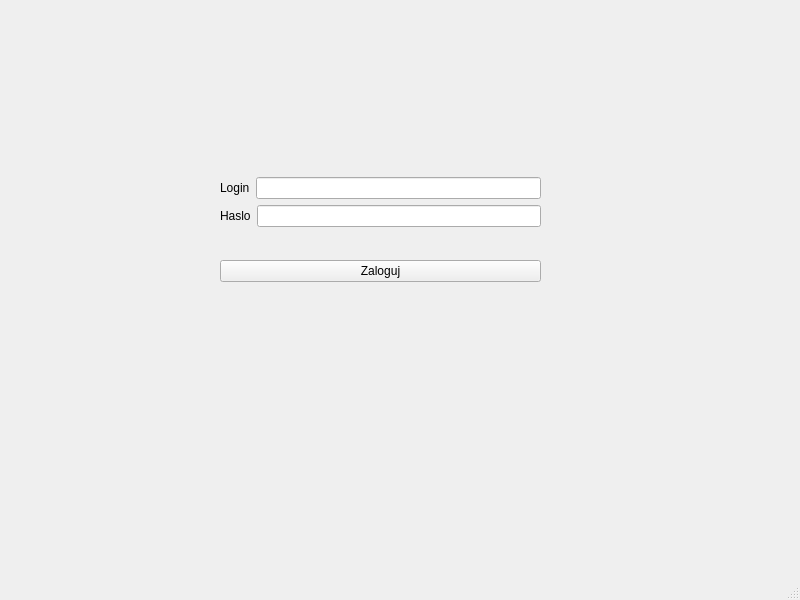
<?xml version="1.0" encoding="UTF-8"?>
<ui version="4.0">
 <class>MainWindow</class>
 <widget class="QMainWindow" name="MainWindow">
  <property name="geometry">
   <rect>
    <x>0</x>
    <y>0</y>
    <width>800</width>
    <height>600</height>
   </rect>
  </property>
  <property name="windowTitle">
   <string>MainWindow</string>
  </property>
  <widget class="QWidget" name="centralwidget">
   <widget class="QStackedWidget" name="stackedWidget">
    <property name="geometry">
     <rect>
      <x>0</x>
      <y>0</y>
      <width>800</width>
      <height>600</height>
     </rect>
    </property>
    <widget class="QWidget" name="Logowanie">
     <widget class="QWidget" name="layoutWidget">
      <property name="geometry">
       <rect>
        <x>220</x>
        <y>150</y>
        <width>321</width>
        <height>161</height>
       </rect>
      </property>
      <layout class="QVBoxLayout" name="verticalLayout_2">
       <item>
        <layout class="QVBoxLayout" name="verticalLayout">
         <item>
          <layout class="QHBoxLayout" name="horizontalLayout">
           <item>
            <widget class="QLabel" name="label">
             <property name="text">
              <string>Login</string>
             </property>
            </widget>
           </item>
           <item>
            <widget class="QLineEdit" name="lineEdit_Login"/>
           </item>
          </layout>
         </item>
         <item>
          <layout class="QHBoxLayout" name="horizontalLayout_2">
           <item>
            <widget class="QLabel" name="label_2">
             <property name="text">
              <string>Haslo</string>
             </property>
            </widget>
           </item>
           <item>
            <widget class="QLineEdit" name="lineEdit_Haslo">
             <property name="echoMode">
              <enum>QLineEdit::Password</enum>
             </property>
            </widget>
           </item>
          </layout>
         </item>
        </layout>
       </item>
       <item>
        <widget class="QPushButton" name="pushButtonZaloguj">
         <property name="text">
          <string>Zaloguj</string>
         </property>
        </widget>
       </item>
      </layout>
     </widget>
    </widget>
    <widget class="QWidget" name="PoZalogowaniu">
     <widget class="QWidget" name="layoutWidget">
      <property name="geometry">
       <rect>
        <x>270</x>
        <y>100</y>
        <width>251</width>
        <height>261</height>
       </rect>
      </property>
      <layout class="QVBoxLayout" name="verticalLayout_3">
       <item>
        <widget class="QPushButton" name="pushButton_PoZalAktuDostaw">
         <property name="text">
          <string>Aktualizacja dostawcow</string>
         </property>
        </widget>
       </item>
       <item>
        <widget class="QPushButton" name="pushButton_PoZalAktuOferty">
         <property name="text">
          <string>Aktualizacja oferty</string>
         </property>
        </widget>
       </item>
       <item>
        <widget class="QPushButton" name="pushButton_PoZalAktuStatDost">
         <property name="text">
          <string>Aktualizacja statusu dostawy</string>
         </property>
        </widget>
       </item>
       <item>
        <widget class="QPushButton" name="pushButton_PoZalRap1">
         <property name="text">
          <string>Raport1</string>
         </property>
        </widget>
       </item>
       <item>
        <widget class="QPushButton" name="pushButton_PoZalRap2">
         <property name="text">
          <string>Raport2</string>
         </property>
        </widget>
       </item>
       <item>
        <widget class="QPushButton" name="pushButton_PoZalWroc">
         <property name="text">
          <string>Wroc</string>
         </property>
        </widget>
       </item>
      </layout>
     </widget>
    </widget>
    <widget class="QWidget" name="AktStatus">
     <widget class="QTableView" name="tableViewAktStatus">
      <property name="geometry">
       <rect>
        <x>0</x>
        <y>0</y>
        <width>800</width>
        <height>441</height>
       </rect>
      </property>
     </widget>
     <widget class="QWidget" name="">
      <property name="geometry">
       <rect>
        <x>200</x>
        <y>470</y>
        <width>368</width>
        <height>69</height>
       </rect>
      </property>
      <layout class="QHBoxLayout" name="horizontalLayout_5">
       <item>
        <layout class="QVBoxLayout" name="verticalLayout_4">
         <item>
          <layout class="QHBoxLayout" name="horizontalLayout_4">
           <item>
            <widget class="QLabel" name="label_3">
             <property name="text">
              <string>Id dostawy</string>
             </property>
            </widget>
           </item>
           <item>
            <widget class="QLineEdit" name="lineEdit_AktStatusId"/>
           </item>
          </layout>
         </item>
         <item>
          <layout class="QHBoxLayout" name="horizontalLayout_3">
           <item>
            <widget class="QLabel" name="label_4">
             <property name="text">
              <string>Status dostawy</string>
             </property>
            </widget>
           </item>
           <item>
            <widget class="QLineEdit" name="lineEdit_AktStatusStatus"/>
           </item>
          </layout>
         </item>
        </layout>
       </item>
       <item>
        <layout class="QVBoxLayout" name="verticalLayout_5">
         <item>
          <widget class="QPushButton" name="pushButton_AktStatusAktu">
           <property name="text">
            <string>Aktualizuj</string>
           </property>
          </widget>
         </item>
         <item>
          <widget class="QPushButton" name="pushButton_AktStatusWroc">
           <property name="text">
            <string>Wroc</string>
           </property>
          </widget>
         </item>
        </layout>
       </item>
      </layout>
     </widget>
    </widget>
    <widget class="QWidget" name="AktDost">
     <widget class="QTableView" name="tableView_AktDost">
      <property name="geometry">
       <rect>
        <x>0</x>
        <y>0</y>
        <width>800</width>
        <height>361</height>
       </rect>
      </property>
     </widget>
     <widget class="QWidget" name="">
      <property name="geometry">
       <rect>
        <x>130</x>
        <y>370</y>
        <width>531</width>
        <height>181</height>
       </rect>
      </property>
      <layout class="QVBoxLayout" name="verticalLayout_10">
       <item>
        <layout class="QHBoxLayout" name="horizontalLayout_8">
         <item>
          <layout class="QHBoxLayout" name="horizontalLayout_6">
           <item>
            <layout class="QVBoxLayout" name="verticalLayout_8">
             <item>
              <widget class="QLabel" name="label_5">
               <property name="text">
                <string>Id</string>
               </property>
              </widget>
             </item>
             <item>
              <widget class="QLabel" name="label_6">
               <property name="text">
                <string>Nazwa</string>
               </property>
              </widget>
             </item>
             <item>
              <widget class="QLabel" name="label_7">
               <property name="text">
                <string>Email</string>
               </property>
              </widget>
             </item>
            </layout>
           </item>
           <item>
            <layout class="QVBoxLayout" name="verticalLayout_6">
             <item>
              <widget class="QLineEdit" name="lineEdit_AktDosId"/>
             </item>
             <item>
              <widget class="QLineEdit" name="lineEdit_AktDostNazwa"/>
             </item>
             <item>
              <widget class="QLineEdit" name="lineEdit_AktDostEmail"/>
             </item>
            </layout>
           </item>
          </layout>
         </item>
         <item>
          <layout class="QHBoxLayout" name="horizontalLayout_7">
           <item>
            <layout class="QVBoxLayout" name="verticalLayout_9">
             <item>
              <widget class="QLabel" name="label_8">
               <property name="text">
                <string>Miasto</string>
               </property>
              </widget>
             </item>
             <item>
              <widget class="QLabel" name="label_9">
               <property name="text">
                <string>Ulica</string>
               </property>
              </widget>
             </item>
             <item>
              <widget class="QLabel" name="label_10">
               <property name="text">
                <string>Nr ulicy</string>
               </property>
              </widget>
             </item>
            </layout>
           </item>
           <item>
            <layout class="QVBoxLayout" name="verticalLayout_7">
             <item>
              <widget class="QLineEdit" name="lineEdit_AktDostMiasto"/>
             </item>
             <item>
              <widget class="QLineEdit" name="lineEdit_AktDostUlica"/>
             </item>
             <item>
              <widget class="QLineEdit" name="lineEdit_AktDostNrUlicy"/>
             </item>
            </layout>
           </item>
          </layout>
         </item>
        </layout>
       </item>
       <item>
        <layout class="QHBoxLayout" name="horizontalLayout_9">
         <item>
          <widget class="QPushButton" name="pushButton_AktDostDod">
           <property name="text">
            <string>Dodaj</string>
           </property>
          </widget>
         </item>
         <item>
          <widget class="QPushButton" name="pushButton_AktDostAktua">
           <property name="text">
            <string>Aktualizuj</string>
           </property>
          </widget>
         </item>
         <item>
          <widget class="QPushButton" name="pushButton_AktDostUsun">
           <property name="text">
            <string>Usun</string>
           </property>
          </widget>
         </item>
         <item>
          <widget class="QPushButton" name="pushButton_AktDostWroc">
           <property name="text">
            <string>Wroc</string>
           </property>
          </widget>
         </item>
        </layout>
       </item>
      </layout>
     </widget>
    </widget>
    <widget class="QWidget" name="AktOfert">
     <widget class="QTableView" name="tableView_AktOfert">
      <property name="geometry">
       <rect>
        <x>0</x>
        <y>1</y>
        <width>800</width>
        <height>351</height>
       </rect>
      </property>
     </widget>
     <widget class="QWidget" name="">
      <property name="geometry">
       <rect>
        <x>140</x>
        <y>360</y>
        <width>531</width>
        <height>191</height>
       </rect>
      </property>
      <layout class="QVBoxLayout" name="verticalLayout_15">
       <item>
        <layout class="QHBoxLayout" name="horizontalLayout_12">
         <item>
          <layout class="QHBoxLayout" name="horizontalLayout_11">
           <item>
            <layout class="QVBoxLayout" name="verticalLayout_11">
             <item>
              <widget class="QLabel" name="label_11">
               <property name="text">
                <string>Kod Oferty</string>
               </property>
              </widget>
             </item>
             <item>
              <widget class="QLabel" name="label_12">
               <property name="text">
                <string>Cena za jednostke</string>
               </property>
              </widget>
             </item>
             <item>
              <widget class="QLabel" name="label_13">
               <property name="text">
                <string>Cena za sztuke</string>
               </property>
              </widget>
             </item>
            </layout>
           </item>
           <item>
            <layout class="QVBoxLayout" name="verticalLayout_13">
             <item>
              <widget class="QLineEdit" name="lineEdit_AktOfertKod"/>
             </item>
             <item>
              <widget class="QLineEdit" name="lineEdit_AktOfertCenaJed"/>
             </item>
             <item>
              <widget class="QLineEdit" name="lineEdit_AktOfertCenaSzt"/>
             </item>
            </layout>
           </item>
          </layout>
         </item>
         <item>
          <layout class="QHBoxLayout" name="horizontalLayout_10">
           <item>
            <layout class="QVBoxLayout" name="verticalLayout_12">
             <item>
              <widget class="QLabel" name="label_14">
               <property name="text">
                <string>Czas realizacji w dniach</string>
               </property>
              </widget>
             </item>
             <item>
              <widget class="QLabel" name="label_15">
               <property name="text">
                <string>Id dostawcy</string>
               </property>
              </widget>
             </item>
            </layout>
           </item>
           <item>
            <layout class="QVBoxLayout" name="verticalLayout_14">
             <item>
              <widget class="QLineEdit" name="lineEdit_AktOfertCzas"/>
             </item>
             <item>
              <widget class="QLineEdit" name="lineEdit_AktOfertIdDostawcy"/>
             </item>
            </layout>
           </item>
          </layout>
         </item>
        </layout>
       </item>
       <item>
        <layout class="QHBoxLayout" name="horizontalLayout_13">
         <item>
          <widget class="QPushButton" name="pushButton_AktOfertDodaj">
           <property name="text">
            <string>Dodaj</string>
           </property>
          </widget>
         </item>
         <item>
          <widget class="QPushButton" name="pushButton_AktOfertAktu">
           <property name="text">
            <string>Aktualizuj</string>
           </property>
          </widget>
         </item>
         <item>
          <widget class="QPushButton" name="pushButton_AktOfertUsun">
           <property name="text">
            <string>Usun</string>
           </property>
          </widget>
         </item>
         <item>
          <widget class="QPushButton" name="pushButton_AktOfertWroc">
           <property name="text">
            <string>Wroc</string>
           </property>
          </widget>
         </item>
        </layout>
       </item>
      </layout>
     </widget>
    </widget>
    <widget class="QWidget" name="Rap1">
     <widget class="QPushButton" name="pushButton_Rap1Wroc">
      <property name="geometry">
       <rect>
        <x>340</x>
        <y>510</y>
        <width>93</width>
        <height>29</height>
       </rect>
      </property>
      <property name="text">
       <string>Wroc</string>
      </property>
     </widget>
     <widget class="QTableView" name="tableView_Rap1">
      <property name="geometry">
       <rect>
        <x>1</x>
        <y>1</y>
        <width>800</width>
        <height>491</height>
       </rect>
      </property>
     </widget>
    </widget>
    <widget class="QWidget" name="Rap2">
     <widget class="QTableView" name="tableView_Rap2">
      <property name="geometry">
       <rect>
        <x>0</x>
        <y>1</y>
        <width>800</width>
        <height>491</height>
       </rect>
      </property>
     </widget>
     <widget class="QPushButton" name="pushButton_Rap2Wroc">
      <property name="geometry">
       <rect>
        <x>340</x>
        <y>510</y>
        <width>93</width>
        <height>29</height>
       </rect>
      </property>
      <property name="text">
       <string>Wroc</string>
      </property>
     </widget>
    </widget>
   </widget>
  </widget>
  <widget class="QMenuBar" name="menubar">
   <property name="geometry">
    <rect>
     <x>0</x>
     <y>0</y>
     <width>800</width>
     <height>26</height>
    </rect>
   </property>
  </widget>
  <widget class="QStatusBar" name="statusbar"/>
 </widget>
 <resources/>
 <connections/>
</ui>
